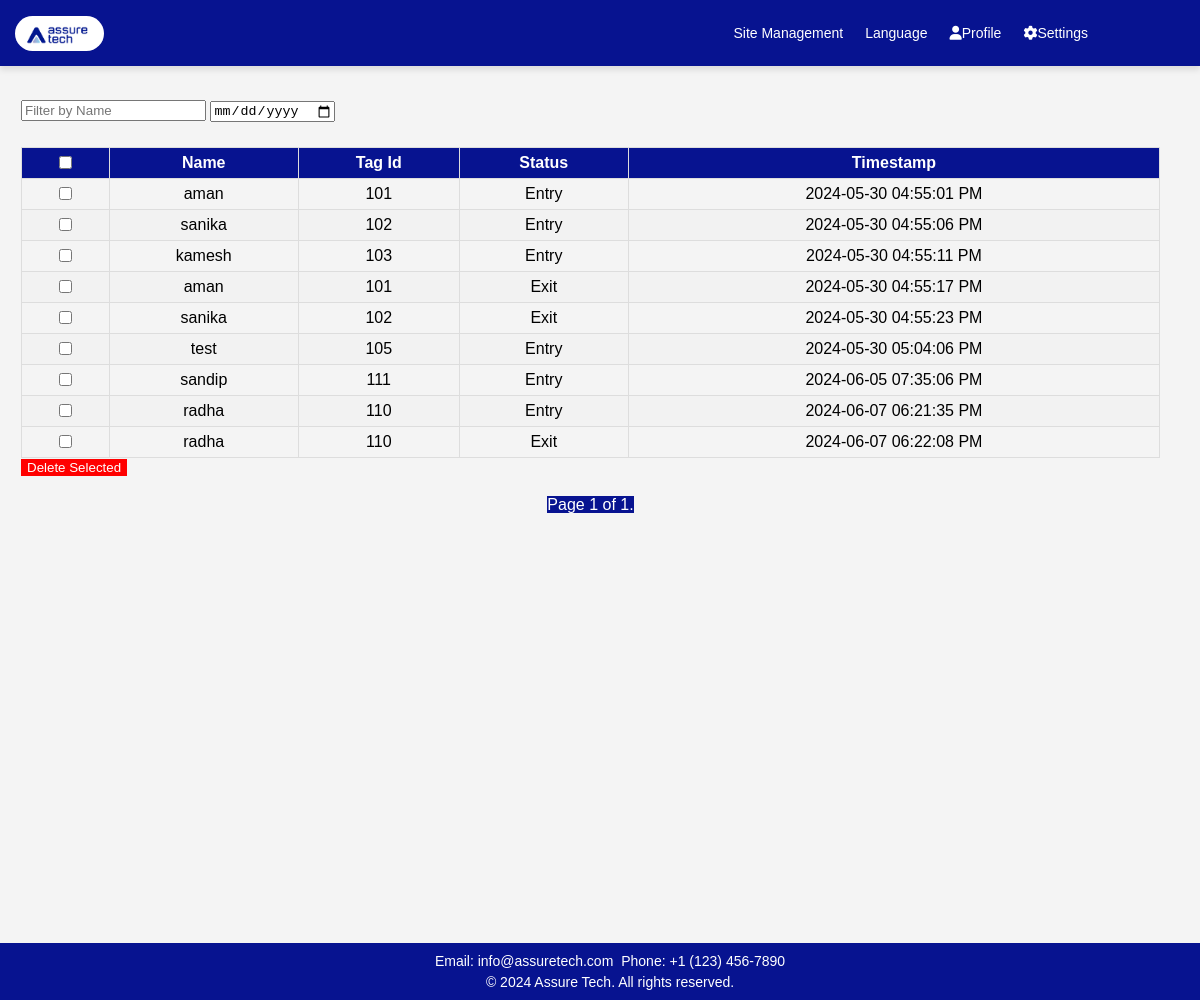
The app's page /onsite_user/ with its own data.
### app1/models.py (models this page shows, shortened)
class OnSiteUser(models.Model):
    name = models.CharField(max_length=100)
    tag_id = models.CharField(max_length=50)
    status = models.CharField(max_length=100, choices=[
        ('Entry', 'Entry'),
        ('Exit', 'Exit'),
    ])
    timestamp = models.DateTimeField(auto_now=True)

### app1/views.py (the view)
# urls.py: path('onsite_user/',views.onsite_user,name='onsite_user'),
def onsite_user(request):
    user = OnSiteUser.objects.all()
    paginator = Paginator(user, 10)
    page_number = request.GET.get('page')
    user = paginator.get_page(page_number)
    return render(request, 'app1/onsite_user.html', {'user': user})

### app1/templates/app1/onsite_user.html (shortened to what this page needs)
<!DOCTYPE html>
<html lang="en">
<head>
    {% load static %}
    <link rel="stylesheet" href="https://cdnjs.cloudflare.com/ajax/libs/font-awesome/6.0.0/css/all.min.css">
</head>
<body>
    <header>
        <a class="logo" href="#"><img src="{% static 'app1/images/logo.jpg' %}" alt="Logo"></a>
        <nav class="nav">
            <div class="dropdown">
                <a href="{% url 'sites' %}">Site Management</a>
            </div>
            <div class="dropdown">
                <a href="#" class="dropbtn">Language</a>
            </div>
            <div class="dropdown">
                <a href="#" class="dropbtn"><i class="fas fa-user"></i>Profile</a>
            </div>
            <div class="dropdown">
                <a href="#" class="dropbtn"><i class="fas fa-cog"></i>Settings</a>
            </div>
        </nav>
    </header>
    <div class="main-container">
        <div class="main-content">
            <form method="post" action="{% url 'delete_selected5' %}">
                <input type="text" id="filterName" name="filterName" placeholder="Filter by Name">
                <input type="date" id="filterDate" name="filterDate" placeholder="Filter by Date">
                <table id="users">
                    <thead>
                        <tr>
                            <th><input type="checkbox" onClick="toggleAll(this)"></th>
                            <th>Name</th>
                            <th>Tag Id</th>
                            <th>Status</th>
                            <th>Timestamp</th>
                        </tr>
                    </thead>
                    <tbody>
                        {% for i in user %}
                        <tr>
                            <td><input type="checkbox" name="selected_recordings" value="{{ i.pk }}"></td>
                            <td>{{ i.name }}</td>
                            <td>{{ i.tag_id }}</td>
                            <td>{{ i.status }}</td>
                            <td>{{ i.timestamp|date:"Y-m-d h:i:s A" }}</td>
                        </tr>
                        {% endfor %}
                    </tbody>
                </table>
                <button type="submit" class="delete-btn">Delete Selected</button>
            </form>
            <div class="pagination">
                <span class="step-links">
                    <span class="current">
                        Page {{ user.number }} of {{ user.paginator.num_pages }}.
                    </span>
                </span>
            </div>
        </div>
    </div>
    <footer>
        <p>Email: info@assuretech.com</p>
        <p>Phone: +1 (123) 456-7890</p>
        <div class="footer-bottom">
            <p>&copy; 2024 Assure Tech. All rights reserved.</p>
        </div>
    </footer>
</body>
</html>

### app1/templates/app1/onsite_user.html (style rules this page uses)
body { font-family: 'Verdana', sans-serif; width: 100%; margin: 0; padding-top: 10vh; background: #f4f4f4; box-sizing: border-box; height: 1000px; }
header { background-color: #071390; color: white; text-align: center; padding: 15px 0; position: fixed; top: 0; width: 100%; z-index: 1000; display: flex; justify-content: space-between; align-items: center; box-shadow: 0px 4px 6px rgba(0, 0, 0, 0.1); }
.nav a { color: white; padding: 10px 10px; font-size: 14px; text-decoration: none; display: inline-block; margin-right: 2px; transition: color 0.3s ease; }
.nav { display: flex; align-items: center; margin-right: 100px; }
.logo img { max-height: 35px; margin-left: 15px; float: left; border-radius: 20px; }
.dropdown { display: inline-block; position: relative; text-align: center; }
footer { position: fixed; bottom: 0; width: 100%; background-color: #071390; color: white; text-align: center; padding: 10px; z-index: 1000; font-size: 14px; }
footer h4, footer p { white-space: nowrap; margin: 0; padding: 2px; display: inline; }
.footer-bottom { white-space: nowrap; padding-top: 5px; }
.footer-bottom p { margin: 0; }
.main-container { display: flex; }
.main-content { margin-left: 1px; padding: 20px; width: 95%; margin-right: 20px; }
table { width: 100%; border-collapse: collapse; margin-top: 25px; }
th, td { border: 1px solid #ddd; padding: 5px; text-align: center; }
th { background-color: #071390; color: white; text-align: center; }
tr:nth-child(even) { background-color: #f2f2f2; }
.delete-btn { background-color: red; color: white; border: none; }
.pagination { display: flex; justify-content: center; margin-top: 20px; flex-wrap: wrap; }
.pagination .current { background-color: #071390; color: white; margin: 5px; }

### records on screen
OnSiteUser: name "aman", tag_id "101", status "Entry", timestamp "2024-05-30 04:55:01 PM"
OnSiteUser: name "sanika", tag_id "102", status "Entry", timestamp "2024-05-30 04:55:06 PM"
OnSiteUser: name "kamesh", tag_id "103", status "Entry", timestamp "2024-05-30 04:55:11 PM"
OnSiteUser: name "aman", tag_id "101", status "Exit", timestamp "2024-05-30 04:55:17 PM"
OnSiteUser: name "sanika", tag_id "102", status "Exit", timestamp "2024-05-30 04:55:23 PM"
OnSiteUser: name "test", tag_id "105", status "Entry", timestamp "2024-05-30 05:04:06 PM"
OnSiteUser: name "sandip", tag_id "111", status "Entry", timestamp "2024-06-05 07:35:06 PM"
OnSiteUser: name "radha", tag_id "110", status "Entry", timestamp "2024-06-07 06:21:35 PM"
OnSiteUser: name "radha", tag_id "110", status "Exit", timestamp "2024-06-07 06:22:08 PM"

### other values on screen
{{ user.number }} "1"
{{ user.paginator.num_pages }} "1"
